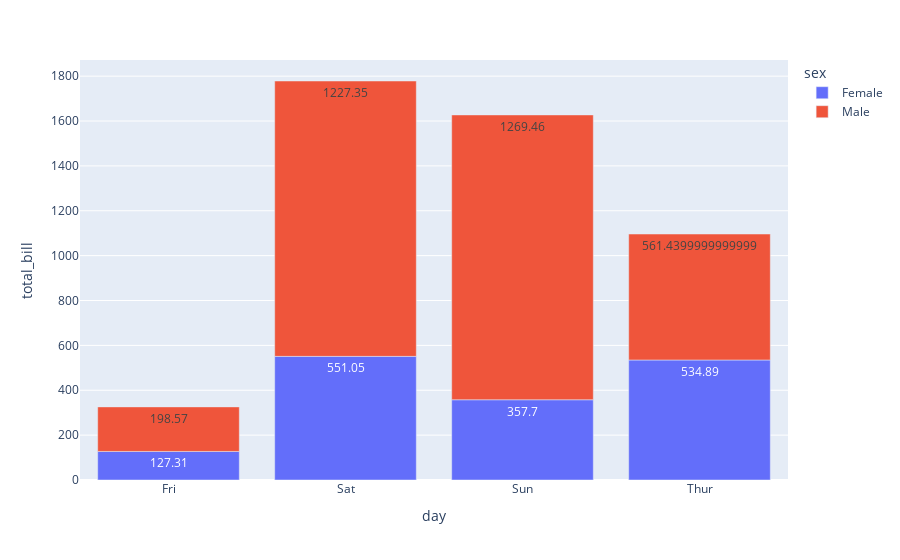

Notebook code for this chart:
### Code cell
fig = px.bar(df2, x = 'day' ,y='total_bill', color = 'sex', text = 'total_bill')
fig.show()

### Figure 1 — Plotly figure (JSON) as saved in the notebook; plotly's stock layout.template omitted (floating-point values rounded to 4 significant figures)
{"data": [{"alignmentgroup": "True", "hovertemplate": "sex=Female<br>day=%{x}<br>total_bill=%{text}<extra></extra>", "legendgroup": "Female", "marker": {"color": "#636efa", "pattern": {"shape": ""}}, "name": "Female", "offsetgroup": "Female", "orientation": "v", "showlegend": true, "text": [127.3, 551.0, 357.7, 534.9], "textposition": "auto", "type": "bar", "x": ["Fri", "Sat", "Sun", "Thur"], "xaxis": "x", "y": [127.3, 551.0, 357.7, 534.9], "yaxis": "y"}, {"alignmentgroup": "True", "hovertemplate": "sex=Male<br>day=%{x}<br>total_bill=%{text}<extra></extra>", "legendgroup": "Male", "marker": {"color": "#EF553B", "pattern": {"shape": ""}}, "name": "Male", "offsetgroup": "Male", "orientation": "v", "showlegend": true, "text": [198.6, 1227.0, 1269.0, 561.4], "textposition": "auto", "type": "bar", "x": ["Fri", "Sat", "Sun", "Thur"], "xaxis": "x", "y": [198.6, 1227.0, 1269.0, 561.4], "yaxis": "y"}], "layout": {"barmode": "relative", "legend": {"title": {"text": "sex"}, "tracegroupgap": 0}, "margin": {"t": 60}, "xaxis": {"anchor": "y", "domain": [0, 1], "title": {"text": "day"}}, "yaxis": {"anchor": "x", "domain": [0, 1], "title": {"text": "total_bill"}}}}
